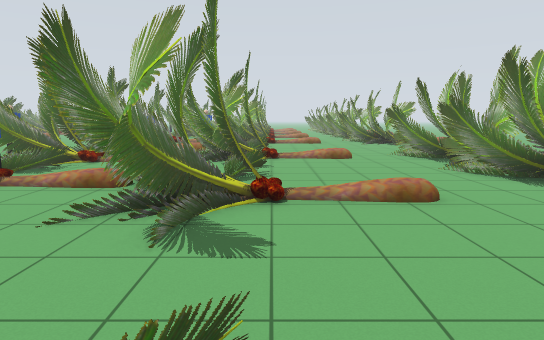
view 1 (above)

24 first-person views from a walk through a Gazebo world. The camera is 1.2 m above the floor, tilts 8° down and sees 75° across. The lines on the ground mark 1 m squares. The floor is counted in squares, 1 m on a side. Each view is taken from the middle of a square. On the plan, view 1 faces up. The plan holds only what a view shows up to about 14 squares ahead; the rest is blank. The place goes on beyond the plan. The robots in the file are not drawn. Some stock models are drawn as simple stand-ins.

view 2
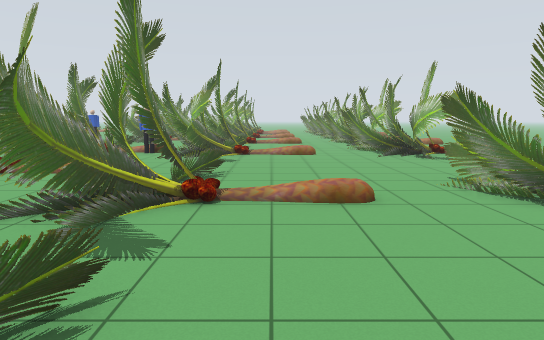

view 3
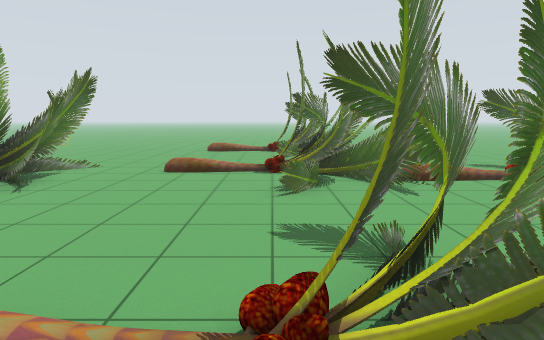

view 4
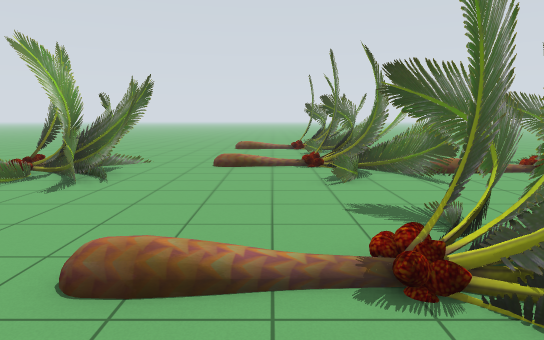

view 5
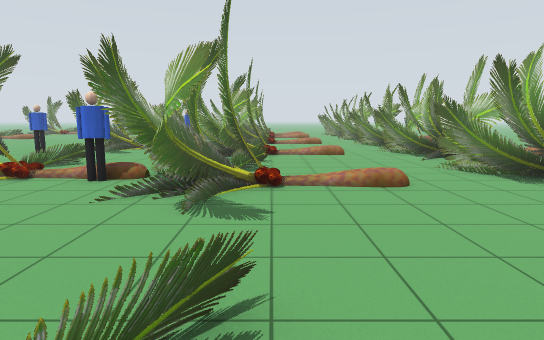

view 6
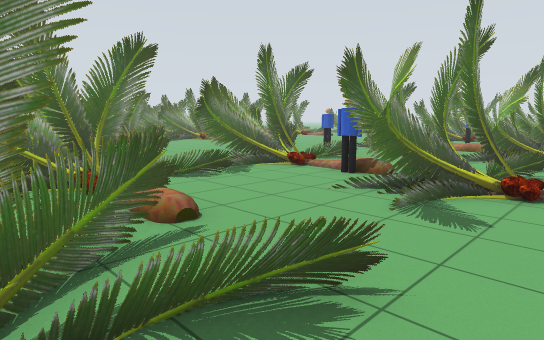

view 7
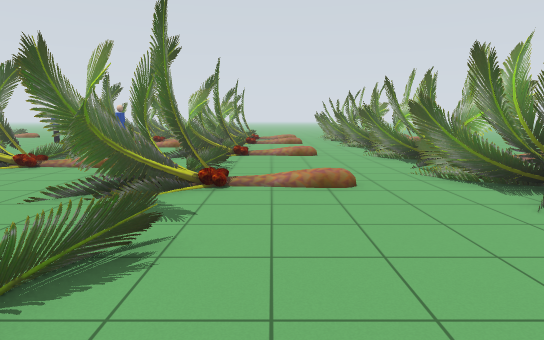

view 8
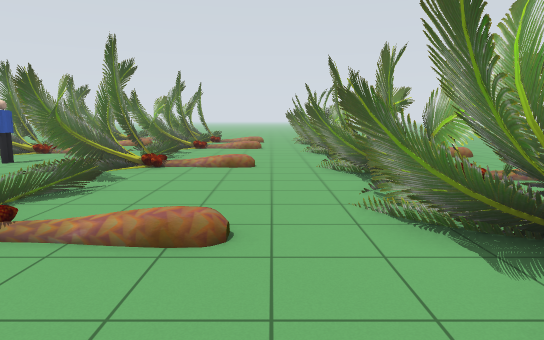

view 9
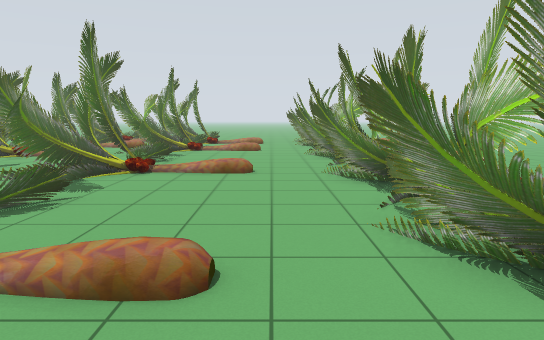

view 10
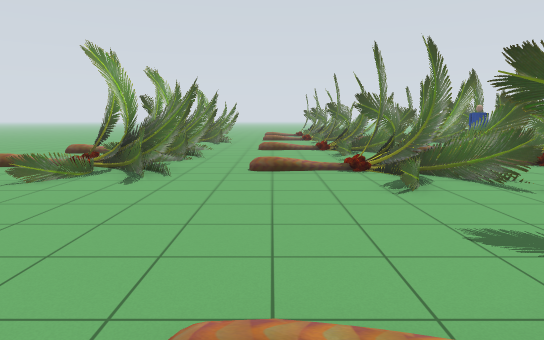

view 11
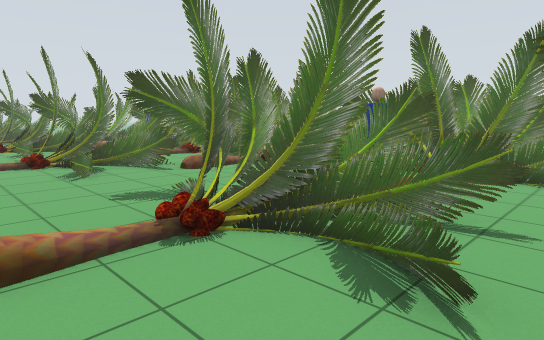

view 12
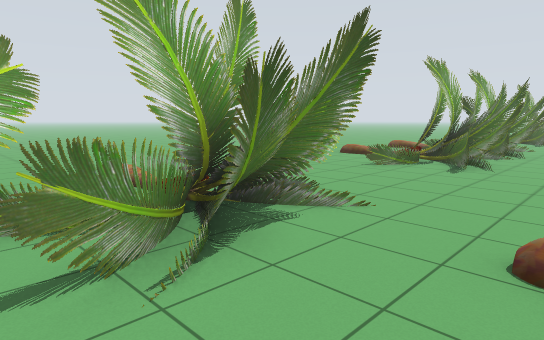

view 13
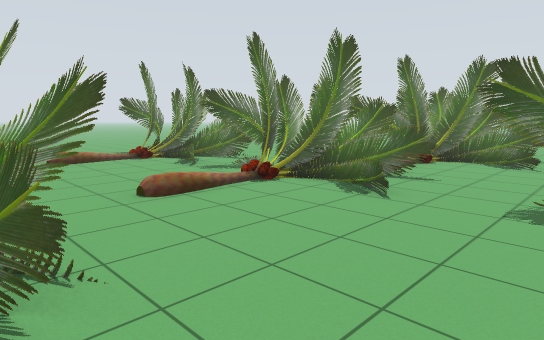

view 14
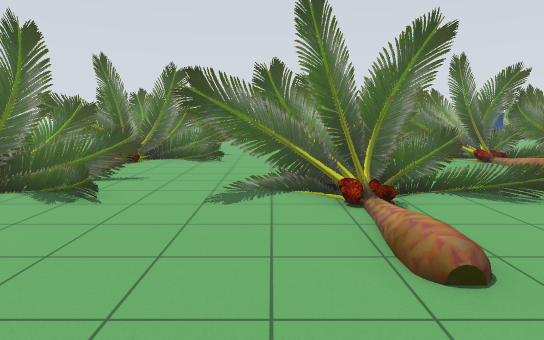

view 15
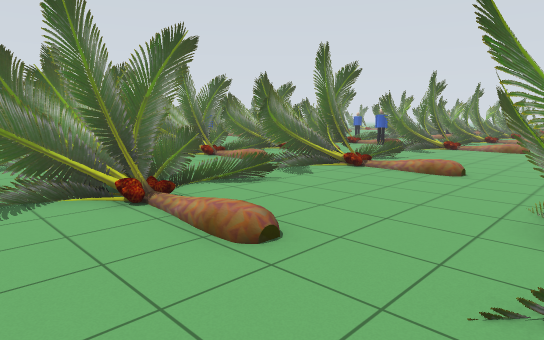

view 16
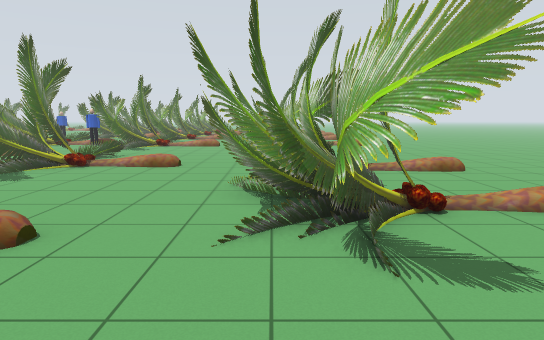

view 17
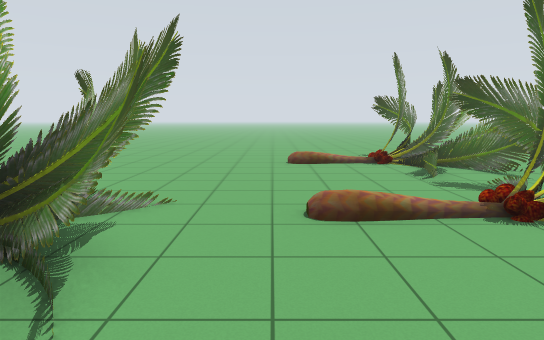

view 18
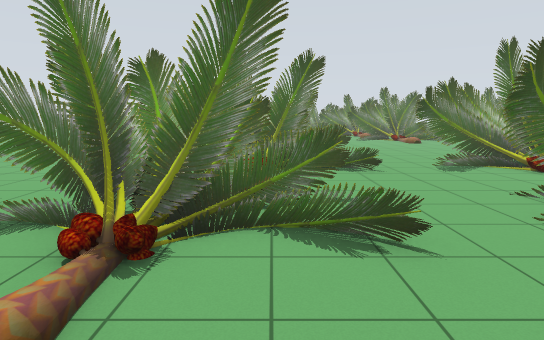

view 19
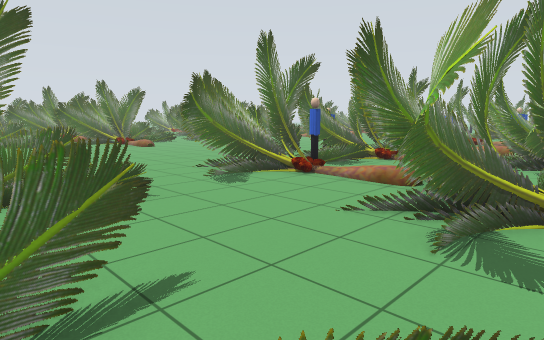

view 20
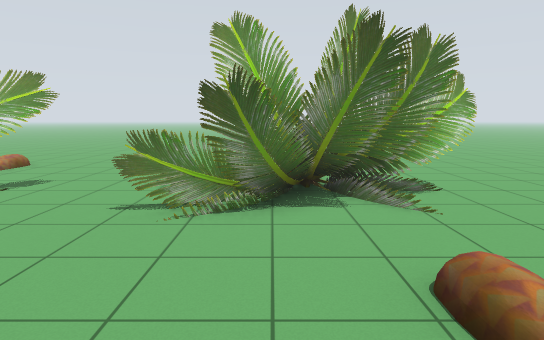

view 21
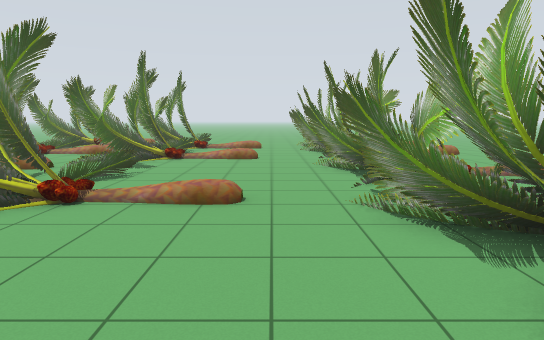

view 22
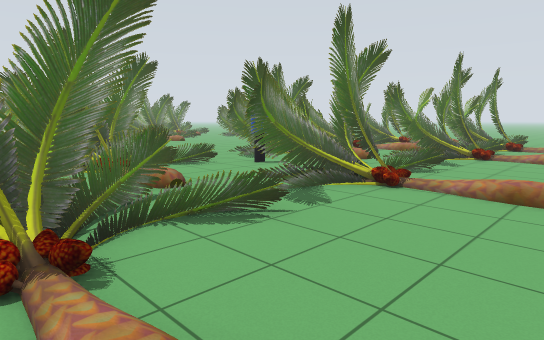

view 23
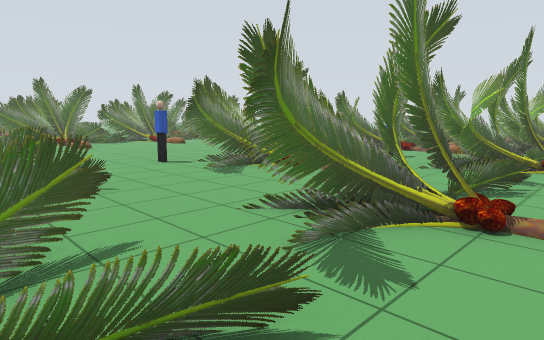

view 24
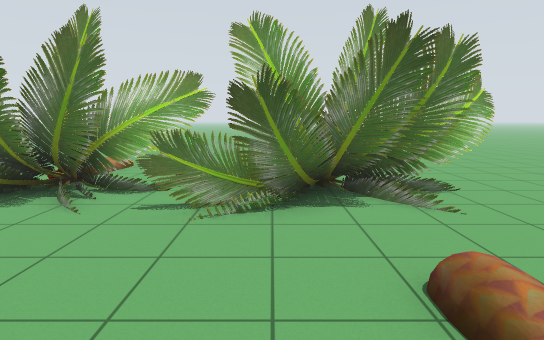

### Floor plan
Key: @ floor where view 1 was taken; . floor; / step, stairs or slope; T palm tree; P person.
Columns run from 14 left of view 1 to 7 right of it. Each row starts with its distance up from view 1.
 35            TTT.... TT
 34        TTT TTT....TTT
 33       TTT..T.TT...TTTT
 32       .TT..TTT....TTT.
 31       ..TPPTTT.....TTT
 30       T TT.TTTT.T.TTT
 29       T T..TTT....TTT
 28    ...TTT ..TT.....TTT
 27    ...TTTT.TTTT... TTT
 26  .....TTT..TTT....TTT
 25 .....PPT...TTTT.T.TTT.
 24 ........T..TTTT....TTT
 23      .......TT....TTT.
 22       T.T....T.....TTT
 21       TTT..T.TT...TTT.
 20     ..TTTT.TTT....TTT.
 19     ..TTTTPPTTT.T..TTT
 18     .. T...TTTT...TTT.
 17      .TTT...TT.....TT.
 16       TTT....T......T.
 15       TTT.............
 14       TTTT.T.TT.......
 13        TTT.TTT....T.TT
 12       TTT..TTT....TTT.
 11       TTTTTTTTT.T.TTTT
 10       TTTTT TT.....TTT
  9       TTTT..TT....TT .
  8   ... TTT..TTTT...TTT.
  7  .....TTPPTTTT....TTTT
  6  .....TTTTTTTTT...TTT.
  5  ......TT..TTTT.T..TT.
  4  .......T..TTT......T.
  3     .... T..TT........
  2     ..T.TT...T....T..T
  1       TTT..TTTT...TTT
  0       TTTT.TTT@...TTT.
 -1       TTT  TTTT.T.TTTT
 -2        T.. TTTT....TT.
 -3        .T. .TT......T.
 -4       ..... TTT.....T.
 -5      ......TTT........
 -6      ......TTT........
 -7      .... .TTTT/T.....

Positions as (right, up) in squares from view 1, and headings:
1: (0, 0), facing up
2: (1, 6), facing up
3: (0, 7), facing down
4: (1, 8), facing down
5: (0, 12), facing up
6: (1, 12), facing up-left
7: (1, 18), facing up
8: (3, 21), facing up
9: (3, 22), facing up
10: (2, 20), facing down
11: (2, 22), facing down-left
12: (2, 22), facing down-right
13: (5, 4), facing down-left
14: (5, 4), facing left
15: (5, 3), facing up-left
16: (5, 2), facing up
17: (3, 3), facing down
18: (3, 0), facing left
19: (0, 0), facing up-left
20: (0, 0), facing right
21: (3, 25), facing up
22: (3, 24), facing up-left
23: (1, 20), facing up-left
24: (0, 20), facing right
